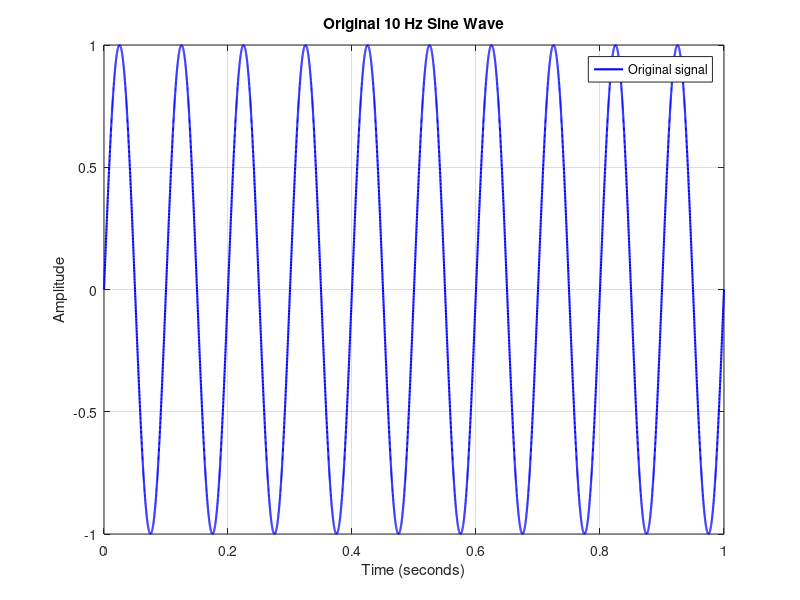
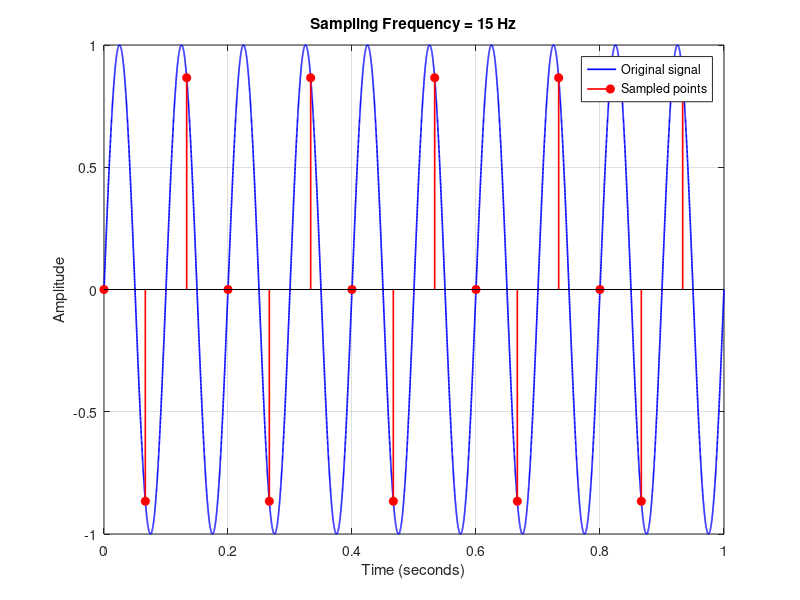
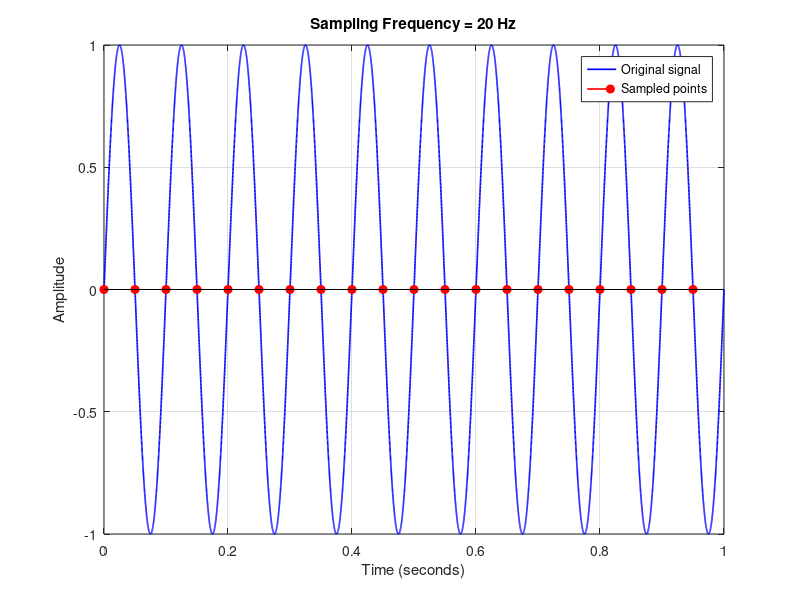
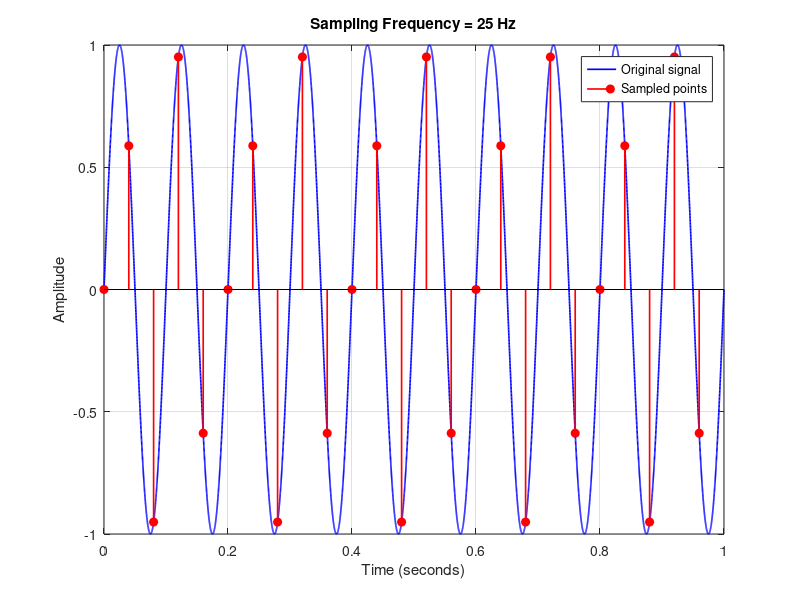

MATLAB code to generate these figures, in order:

clear;
close all;
clc;

%% Task 1: Create Original Signal

f = 10;                  % Signal frequency (Hz)
duration = 1;             % Duration (seconds)
dt = 0.0001;              % Small time step
t = 0:dt:duration;
x = sin(2*pi*f*t);

figure(1);
plot(t, x, 'b', 'LineWidth', 1.5);
title('Original 10 Hz Sine Wave');
xlabel('Time (seconds)');
ylabel('Amplitude');
grid on;
legend('Original signal');

saveas(gcf, 'original_signal.png');

%% Task 2: Investigate Sampling Frequencies

samplingFrequencies = [15 20 25 50 100];

for k = 1:length(samplingFrequencies)

    Fs = samplingFrequencies(k);

    % Generate sampled time values
    ts = 0:1/Fs:duration-1/Fs;

    % Sample the original signal
    xs = sin(2*pi*f*ts);

    % Plot continuous signal and sampled points
    figure(k+1);

    plot(t, x, 'b', 'LineWidth', 1.2);
    hold on;

    stem(ts, xs, 'r', 'filled', 'LineWidth', 1.2);

    title(['Sampling Frequency = ', num2str(Fs), ' Hz']);
    xlabel('Time (seconds)');
    ylabel('Amplitude');
    legend('Original signal', 'Sampled points');
    grid on;
    hold off;

    % Save each sampling figure
    filename = ['sampling_', num2str(Fs), 'Hz.png'];
    saveas(gcf, filename);

end

%% Task 3: Nyquist Analysis

fmax = 10;
nyquistRate = 2*fmax;

fprintf('\nNYQUIST ANALYSIS\n');
fprintf('Maximum signal frequency: %d Hz\n', fmax);
fprintf('Minimum Nyquist sampling frequency: %d Hz\n', nyquistRate);

fprintf('\nSampling frequency results:\n');

for k = 1:length(samplingFrequencies)

    Fs = samplingFrequencies(k);

    if Fs >= nyquistRate
        fprintf('%d Hz: Nyquist criterion satisfied\n', Fs);
    else
        fprintf('%d Hz: Nyquist criterion NOT satisfied\n', Fs);
    end

end

fprintf('\nAll figures saved successfully.\n');
